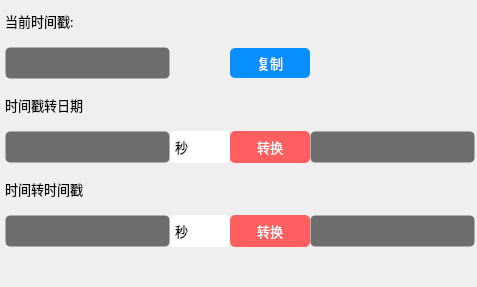
         <widget class="QWidget" name="page_20">
          <layout class="QVBoxLayout" name="verticalLayout_18">
           <property name="spacing">
            <number>18</number>
           </property>
           <property name="leftMargin">
            <number>5</number>
           </property>
           <property name="topMargin">
            <number>5</number>
           </property>
           <property name="rightMargin">
            <number>2</number>
           </property>
           <property name="bottomMargin">
            <number>0</number>
           </property>
           <item>
            <widget class="QWidget" name="gridWidget_timestamp" native="true">
             <layout class="QGridLayout" name="gridLayout_2">
              <property name="leftMargin">
               <number>0</number>
              </property>
              <property name="topMargin">
               <number>0</number>
              </property>
              <property name="rightMargin">
               <number>0</number>
              </property>
              <property name="bottomMargin">
               <number>0</number>
              </property>
              <property name="horizontalSpacing">
               <number>0</number>
              </property>
              <property name="verticalSpacing">
               <number>10</number>
              </property>
              <item row="1" column="2">
               <widget class="QToolButton" name="toolButton_timestamp_copy">
                <property name="minimumSize">
                 <size>
                  <width>80</width>
                  <height>30</height>
                 </size>
                </property>
                <property name="maximumSize">
                 <size>
                  <width>80</width>
                  <height>30</height>
                 </size>
                </property>
                <property name="font">
                 <font>
                  <family>OPPOSans B</family>
                  <pointsize>10</pointsize>
                  <stylestrategy>PreferAntialias</stylestrategy>
                 </font>
                </property>
                <property name="styleSheet">
                 <string notr="true">QToolButton {
	color: rgb(255, 255, 255);
	background-color: rgb(7, 143, 255);
	border-radius: 5px;
}

QToolButton::menu-indicator { 
	image: None;
}

 
QToolButton:hover {
	color: rgb(255, 255, 255);
	background-color: rgb(7, 143, 255);
}</string>
                </property>
                <property name="text">
                 <string>复制</string>
                </property>
               </widget>
              </item>
              <item row="0" column="0">
               <widget class="QLabel" name="label_now_timestamp">
                <property name="minimumSize">
                 <size>
                  <width>0</width>
                  <height>32</height>
                 </size>
                </property>
                <property name="maximumSize">
                 <size>
                  <width>16777215</width>
                  <height>32</height>
                 </size>
                </property>
                <property name="font">
                 <font>
                  <family>OPPOSans B</family>
                  <pointsize>10</pointsize>
                  <stylestrategy>PreferAntialias</stylestrategy>
                 </font>
                </property>
                <property name="text">
                 <string>当前时间戳:</string>
                </property>
               </widget>
              </item>
              <item row="3" column="1">
               <widget class="QComboBox" name="comboBox_time2date">
                <property name="minimumSize">
                 <size>
                  <width>60</width>
                  <height>32</height>
                 </size>
                </property>
                <property name="maximumSize">
                 <size>
                  <width>60</width>
                  <height>32</height>
                 </size>
                </property>
                <property name="font">
                 <font>
                  <family>OPPOSans B</family>
                  <pointsize>10</pointsize>
                  <stylestrategy>PreferAntialias</stylestrategy>
                 </font>
                </property>
                <property name="styleSheet">
                 <string notr="true">QComboBox{ 
border:0px solid gray;  
border-radius:5px;  
/*padding: 5px; */
/*min-width:4em;*/
}

QComboBox::drop-down{
subcontrol-origin:padding; 
subcontrol-position:top right; 
width:20px; 
/*border-left-width:1px;*/
border-left-color:darkgray;
border-left-style:solid; 
border-top-right-radius:3px; 
border-bottom-right-radius:3px;
}
QComboBox QAbstractItemView{
border: 2px solid #4E6D8C;
}
QComboBox::down-arrow{
border-image: url(:/lib/up.png);
    width:20px;
	height:20px;

}
</string>
                </property>
                <item>
                 <property name="text">
                  <string>秒</string>
                 </property>
                </item>
                <item>
                 <property name="text">
                  <string>毫秒</string>
                 </property>
                </item>
               </widget>
              </item>
              <item row="2" column="0">
               <widget class="QLabel" name="label_time2date">
                <property name="minimumSize">
                 <size>
                  <width>0</width>
                  <height>32</height>
                 </size>
                </property>
                <property name="maximumSize">
                 <size>
                  <width>16777215</width>
                  <height>32</height>
                 </size>
                </property>
                <property name="font">
                 <font>
                  <family>OPPOSans B</family>
                  <pointsize>10</pointsize>
                  <stylestrategy>PreferAntialias</stylestrategy>
                 </font>
                </property>
                <property name="styleSheet">
                 <string notr="true"/>
                </property>
                <property name="text">
                 <string>时间戳转日期</string>
                </property>
               </widget>
              </item>
              <item row="3" column="0">
               <widget class="QLineEdit" name="lineEdit_time2date_in">
                <property name="minimumSize">
                 <size>
                  <width>165</width>
                  <height>32</height>
                 </size>
                </property>
                <property name="maximumSize">
                 <size>
                  <width>165</width>
                  <height>32</height>
                 </size>
                </property>
                <property name="font">
                 <font>
                  <family>OPPOSans B</family>
                  <pointsize>10</pointsize>
                  <stylestrategy>PreferAntialias</stylestrategy>
                 </font>
                </property>
                <property name="styleSheet">
                 <string notr="true">background-color: rgb(25, 25, 25, 155);
border: 1px solid rgba(255, 255, 255, 0);
border-radius: 5px;
padding-left:5px;
/*padding-right:10px;*/</string>
                </property>
                <property name="text">
                 <string/>
                </property>
               </widget>
              </item>
              <item row="1" column="0">
               <widget class="QLineEdit" name="lineEdit_now_timestamp">
                <property name="minimumSize">
                 <size>
                  <width>165</width>
                  <height>32</height>
                 </size>
                </property>
                <property name="maximumSize">
                 <size>
                  <width>165</width>
                  <height>32</height>
                 </size>
                </property>
                <property name="font">
                 <font>
                  <family>OPPOSans B</family>
                  <pointsize>10</pointsize>
                  <stylestrategy>PreferAntialias</stylestrategy>
                 </font>
                </property>
                <property name="styleSheet">
                 <string notr="true">background-color: rgb(25, 25, 25, 155);
border: 1px solid rgba(255, 255, 255, 0);
border-radius: 5px;
padding-left:5px;
/*padding-right:10px;*/</string>
                </property>
                <property name="readOnly">
                 <bool>true</bool>
                </property>
               </widget>
              </item>
              <item row="5" column="0">
               <widget class="QLabel" name="label_date2time">
                <property name="minimumSize">
                 <size>
                  <width>0</width>
                  <height>32</height>
                 </size>
                </property>
                <property name="maximumSize">
                 <size>
                  <width>16777215</width>
                  <height>32</height>
                 </size>
                </property>
                <property name="font">
                 <font>
                  <family>OPPOSans B</family>
                  <pointsize>10</pointsize>
                  <stylestrategy>PreferAntialias</stylestrategy>
                 </font>
                </property>
                <property name="text">
                 <string>时间转时间戳</string>
                </property>
               </widget>
              </item>
              <item row="3" column="3">
               <widget class="QLineEdit" name="lineEdit_time2date_out">
                <property name="minimumSize">
                 <size>
                  <width>165</width>
                  <height>32</height>
                 </size>
                </property>
                <property name="maximumSize">
                 <size>
                  <width>165</width>
                  <height>32</height>
                 </size>
                </property>
                <property name="font">
                 <font>
                  <family>OPPOSans B</family>
                  <pointsize>10</pointsize>
                  <stylestrategy>PreferAntialias</stylestrategy>
                 </font>
                </property>
                <property name="styleSheet">
                 <string notr="true">background-color: rgb(25, 25, 25, 155);
border: 1px solid rgba(255, 255, 255, 0);
border-radius: 5px;
padding-left:5px;
/*padding-right:10px;*/</string>
                </property>
                <property name="text">
                 <string/>
                </property>
               </widget>
              </item>
              <item row="3" column="2">
               <widget class="QToolButton" name="toolButton_time2date">
                <property name="minimumSize">
                 <size>
                  <width>80</width>
                  <height>32</height>
                 </size>
                </property>
                <property name="maximumSize">
                 <size>
                  <width>80</width>
                  <height>32</height>
                 </size>
                </property>
                <property name="font">
                 <font>
                  <family>OPPOSans B</family>
                  <pointsize>10</pointsize>
                  <stylestrategy>PreferAntialias</stylestrategy>
                 </font>
                </property>
                <property name="styleSheet">
                 <string notr="true">QToolButton {
	color: rgb(255, 255, 255);
	background-color: rgb(255, 95, 95);
	border-radius: 5px;
}

QToolButton::menu-indicator { 
	image: None;
}

 
QToolButton:hover {
	color: rgb(255, 255, 255);
	background-color: rgb(255, 95, 95);
}</string>
                </property>
                <property name="text">
                 <string>转换</string>
                </property>
               </widget>
              </item>
              <item row="6" column="0">
               <widget class="QLineEdit" name="lineEdit_date2time_in">
                <property name="minimumSize">
                 <size>
                  <width>165</width>
                  <height>32</height>
                 </size>
                </property>
                <property name="maximumSize">
                 <size>
                  <width>165</width>
                  <height>32</height>
                 </size>
                </property>
                <property name="font">
                 <font>
                  <family>OPPOSans B</family>
                  <pointsize>10</pointsize>
                  <stylestrategy>PreferAntialias</stylestrategy>
                 </font>
                </property>
                <property name="styleSheet">
                 <string notr="true">background-color: rgb(25, 25, 25, 155);
border: 1px solid rgba(255, 255, 255, 0);
border-radius: 5px;
padding-left:5px;
/*padding-right:10px;*/</string>
                </property>
               </widget>
              </item>
              <item row="6" column="1">
               <widget class="QComboBox" name="comboBox_date2time">
                <property name="minimumSize">
                 <size>
                  <width>60</width>
                  <height>32</height>
                 </size>
                </property>
                <property name="maximumSize">
                 <size>
                  <width>60</width>
                  <height>32</height>
                 </size>
                </property>
                <property name="font">
                 <font>
                  <family>OPPOSans B</family>
                  <pointsize>10</pointsize>
                  <stylestrategy>PreferAntialias</stylestrategy>
                 </font>
                </property>
                <property name="styleSheet">
                 <string notr="true">QComboBox{ 
border:0px solid gray;  
border-radius:5px;  
/*padding: 5px; */
/*min-width:4em;*/
}

QComboBox::drop-down{
subcontrol-origin:padding; 
subcontrol-position:top right; 
width:20px; 
/*border-left-width:1px;*/
border-left-color:darkgray;
border-left-style:solid; 
border-top-right-radius:3px; 
border-bottom-right-radius:3px;
}
QComboBox QAbstractItemView{
border: 2px solid #4E6D8C;
}
QComboBox::down-arrow{
border-image: url(:/lib/up.png);
    width:20px;
	height:20px;

}
</string>
                </property>
                <item>
                 <property name="text">
                  <string>秒</string>
                 </property>
                </item>
                <item>
                 <property name="text">
                  <string>毫秒</string>
                 </property>
                </item>
               </widget>
              </item>
              <item row="6" column="2">
               <widget class="QToolButton" name="toolButton_date2time">
                <property name="minimumSize">
                 <size>
                  <width>80</width>
                  <height>32</height>
                 </size>
                </property>
                <property name="maximumSize">
                 <size>
                  <width>80</width>
                  <height>32</height>
                 </size>
                </property>
                <property name="font">
                 <font>
                  <family>OPPOSans B</family>
                  <pointsize>10</pointsize>
                  <stylestrategy>PreferAntialias</stylestrategy>
                 </font>
                </property>
                <property name="styleSheet">
                 <string notr="true">QToolButton {
	color: rgb(255, 255, 255);
	background-color: rgb(255, 95, 95);
	border-radius: 5px;
}

QToolButton::menu-indicator { 
	image: None;
}

 
QToolButton:hover {
	color: rgb(255, 255, 255);
	background-color: rgb(255, 95, 95);
}</string>
                </property>
                <property name="text">
                 <string>转换</string>
                </property>
               </widget>
              </item>
              <item row="6" column="3">
               <widget class="QLineEdit" name="lineEdit_date2time_out">
                <property name="minimumSize">
                 <size>
                  <width>165</width>
                  <height>32</height>
                 </size>
                </property>
                <property name="maximumSize">
                 <size>
                  <width>165</width>
                  <height>32</height>
                 </size>
                </property>
                <property name="font">
                 <font>
                  <family>OPPOSans B</family>
                  <pointsize>10</pointsize>
                  <stylestrategy>PreferAntialias</stylestrategy>
                 </font>
                </property>
                <property name="styleSheet">
                 <string notr="true">background-color: rgb(25, 25, 25, 155);
border: 1px solid rgba(255, 255, 255, 0);
border-radius: 5px;
padding-left:5px;
/*padding-right:10px;*/</string>
                </property>
               </widget>
              </item>
             </layout>
            </widget>
           </item>
           <item>
            <spacer name="verticalSpacer_2">
             <property name="orientation">
              <enum>Qt::Vertical</enum>
             </property>
             <property name="sizeHint" stdset="0">
              <size>
               <width>20</width>
               <height>40</height>
              </size>
             </property>
            </spacer>
           </item>
          </layout>
         </widget>
